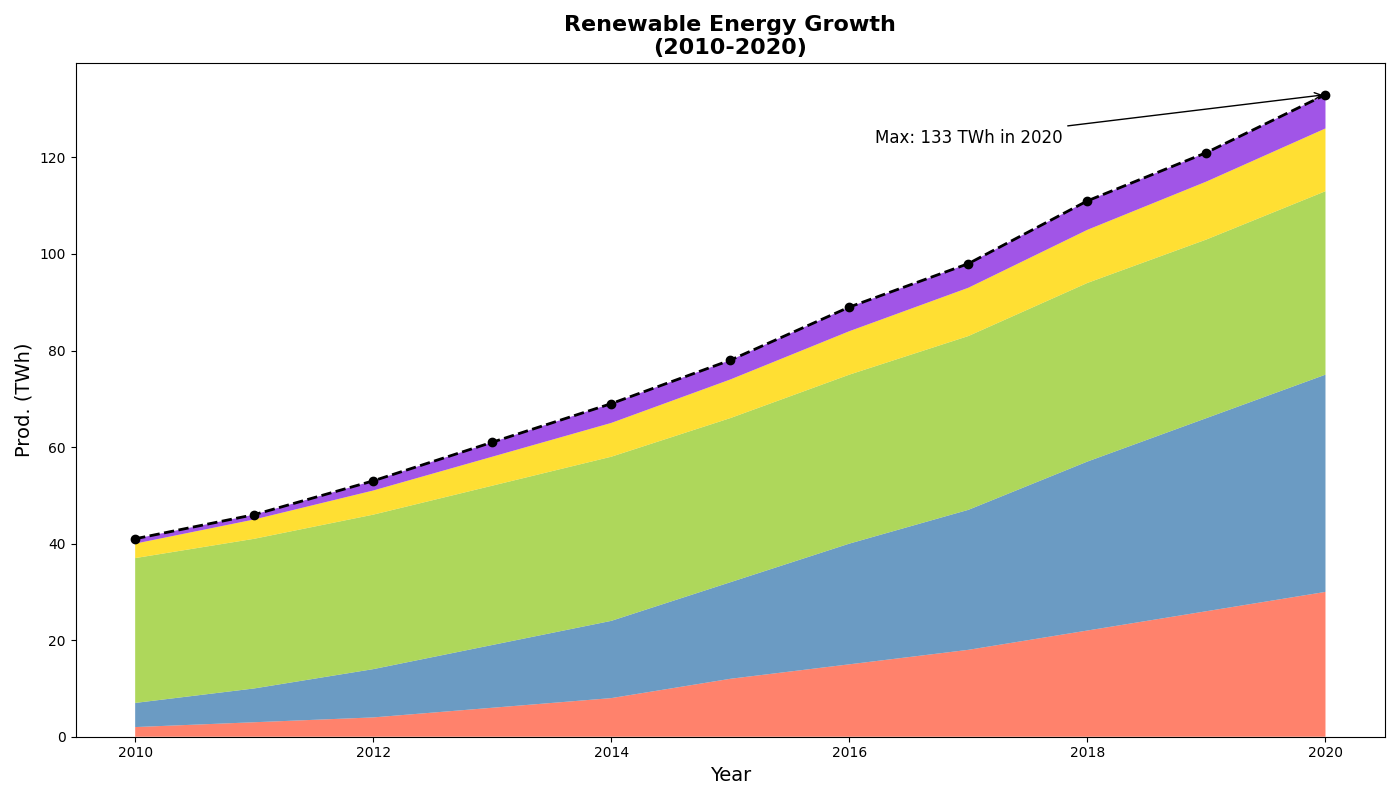

Write the Python code that produced this figure.
import matplotlib.pyplot as plt
import numpy as np

years = np.arange(2010, 2021)

solar = np.array([2, 3, 4, 6, 8, 12, 15, 18, 22, 26, 30])
wind = np.array([5, 7, 10, 13, 16, 20, 25, 29, 35, 40, 45])
hydro = np.array([30, 31, 32, 33, 34, 34, 35, 36, 37, 37, 38])
biomass = np.array([3, 4, 5, 6, 7, 8, 9, 10, 11, 12, 13])
geo = np.array([1, 1, 2, 3, 4, 4, 5, 5, 6, 6, 7])

total_energy = solar + wind + hydro + biomass + geo
data = np.vstack([solar, wind, hydro, biomass, geo])

fig, ax1 = plt.subplots(figsize=(14, 8))
ax1.stackplot(years, data, colors=['#FF6347', '#4682B4', '#9ACD32', '#FFD700', '#8A2BE2'], alpha=0.8)

ax1.plot(years, total_energy, color='black', marker='o', linestyle='--', linewidth=2)

ax1.set_title('Renewable Energy Growth\n(2010-2020)', fontsize=16, fontweight='bold', ha='center')
ax1.set_xlabel('Year', fontsize=14)
ax1.set_ylabel('Prod. (TWh)', fontsize=14)

max_year = years[np.argmax(total_energy)]
max_value = np.max(total_energy)
ax1.annotate(f'Max: {max_value} TWh in {max_year}', xy=(max_year, max_value),
             xytext=(max_year-3, max_value-10),
             arrowprops=dict(facecolor='black', arrowstyle='->'), fontsize=12, ha='center', color='black')

plt.tight_layout()
plt.show()
